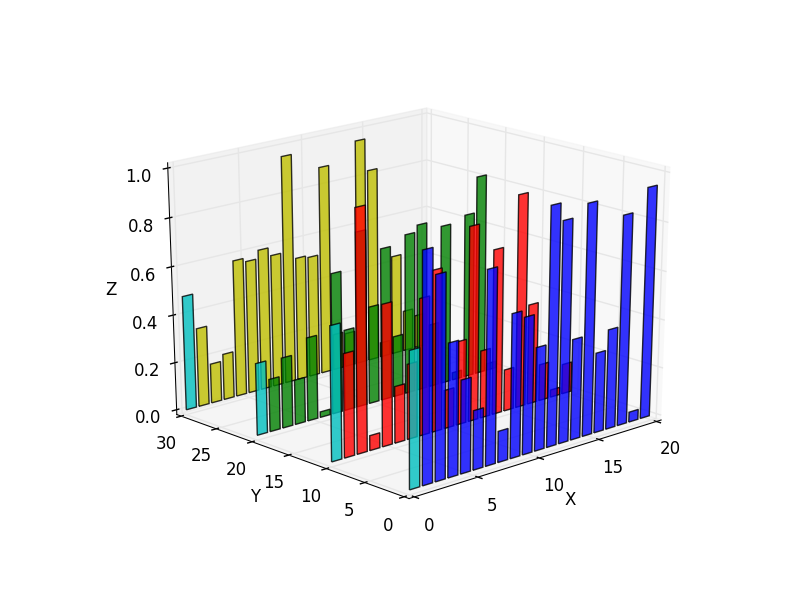

This chart was generated by the following Python code:
from mpl_toolkits.mplot3d import Axes3D
import matplotlib.pyplot as plt 
import numpy as np 

fig = plt.figure()
ax = fig.add_subplot(111,projection='3d')
for c, z in zip(['y','g','r', 'b'], [30,20,10,0]):
	xs = np.arange(20)
	ys = np.random.rand(20)

	#can provide either a single color or an array
	#the first bar of each set will be colored cyan
	cs =[c]*len(xs)
	cs[0]= 'c'
	ax.bar(xs,ys, zs=z, zdir = 'y', color=cs, alpha=0.8)

ax.set_xlabel('X')
ax.set_ylabel('Y')
ax.set_zlabel('Z')

plt.show()

# for angle in range(0,360):
# 	ax.view_init(30,angle)
# 	plt.draw
